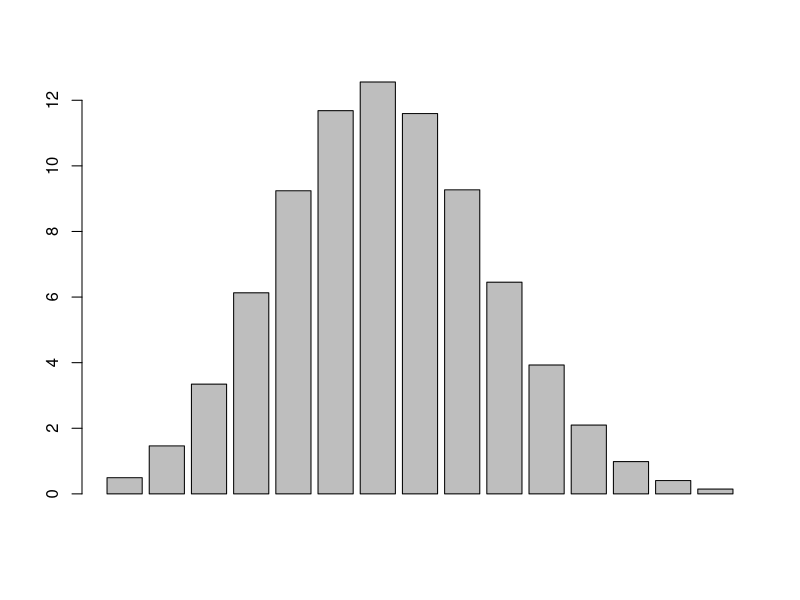
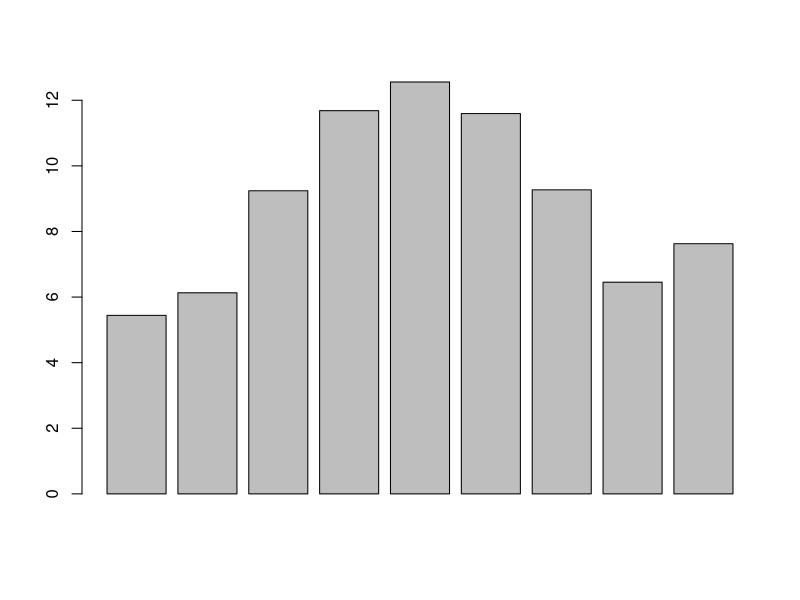
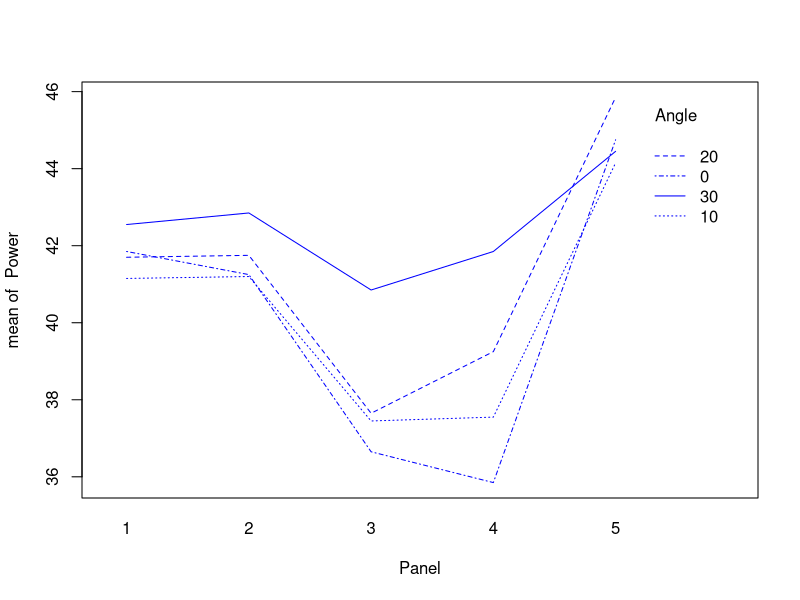

Source code (R) for these figures, in order:
## ---- chunk 1
knitr::opts_chunk$set(echo = TRUE)
## ---- chunk 2
binom.test(12, 17)
## ---- chunk 3
x = c(26.1, 26.6, 27.4, 27.5, 27.8, 28.1, 28.4, 29.5, 29.8, 30.4, 30.4, 31.2, 31.5, 32.9, 33.6, 34.1, 35.9)
y = c(27.4, 28.1, 22.9, 31.3, 16.3, 50.1, 20.0, 24.6, 23.3, 19.3, 24.4, 24.4, 29.5, 27.6, 21.7, 25.4, 39.4)

wilcox.test(x, y, paired = TRUE)


## ---- chunk 4
x = c(26.1, 26.6, 27.4, 27.5, 27.8, 28.1, 28.4, 29.5, 29.8, 30.4, 30.4, 31.2, 31.5, 32.9, 33.6, 34.1, 35.9)
y = c(27.4, 28.1, 22.9, 31.3, 16.3, 50.1, 20.0, 24.6, 23.3, 19.3, 24.4, 24.4, 29.5, 27.6, 21.7, 25.4, 39.4)

t.test(x, y, paired = TRUE)
## ---- chunk 5

B = 20000
n = 17
numRejectionsSign = 0
numRejectionsWilcoxon = 0
numRejectionsT = 0
  
for (i in 1:B) {
  numSuccesses = 0
  sampleDifference = rnorm(n, 3, 5)
  for (number in sampleDifference) {
    if (sign(number) == 1) {
      numSuccesses = numSuccesses + 1
    }
  }
  if (binom.test(numSuccesses, n)$p.value < 0.05) {
    numRejectionsSign = numRejectionsSign + 1
  }
  if (wilcox.test(sampleDifference)$p.value < 0.05) {
    numRejectionsWilcoxon = numRejectionsWilcoxon + 1
  }
  if (t.test(sampleDifference)$p.value < 0.05) {
    numRejectionsT = numRejectionsT + 1
  }
}

powerSign = numRejectionsSign / B
powerWilcoxon = numRejectionsWilcoxon / B
powerT = numRejectionsT / B

cat("Simulated power of sign test: ", powerSign, "\n")
cat("Simulated power of Wilcoxon test: ", powerWilcoxon, "\n")
cat("Simulated power of t-test: ", powerT, "\n")

## ---- chunk 6
germinations = c(3, 4, 5, 6, 7, 8 ,9, 10, 11, 12, 13, 17)
count = c(1, 2, 2, 4, 10, 16, 9, 11, 13, 4, 7, 1)

experiments = data.frame(germinations, count)

data = rep(experiments$germinations, experiments$count)

p1 = prop.test(sum(data), 80*30)

p1

prop.estimate = as.numeric(p1$estimate)

## ---- chunk 7
barplot(dbinom(3:17, 30, prop.estimate) * 80)
X1 <- cut(data, breaks = c(0, 5.5, 6.5, 7.5, 8.5, 9.5, 10.5, 11.5, 12.5, Inf))
T1 <- table(X1)
grouped.data <- as.numeric(T1)

p <- c(pbinom(5, 30, prop.estimate), dbinom(6:12, 30, prop.estimate), 1 - pbinom(12, 30, prop.estimate))

barplot(p * 80)

## ---- chunk 8

chi1 = chisq.test(x=grouped.data, p = p)

chi1

X.squared = unname(chi1$statistic)

# recalculate the p-value using the correct degrees of freedom

1 - pchisq(unname(X.squared), length(grouped.data) - 2)

## ---- chunk 9
Angle = c(rep(seq(0,30,10), each=10))

Panel = c(rep(rep(1:5, each = 2), 4))

Power = c(42.3, 41.4, 42.2, 40.3, 37.6, 35.7, 36.8, 34.9, 45.8, 43.7, 42.1, 40.2, 42.1,  40.3, 38.4, 36.5, 38.0, 37.1, 45.2, 43.1, 42.6, 40.8, 42.7, 40.8, 38.6, 36.7, 40.2, 38.3, 46.9, 44.8, 43.6, 41.5, 43.8, 41.9, 41.9, 39.8, 42.9, 40.8, 45.4, 43.5)

data = data.frame(Angle, Panel, Power)

model1 = lm(Power ~ factor(Angle) + factor(Panel), data = data)

anova(model1)

## ---- chunk 10
model2 = lm(Power ~ factor(Angle) * factor(Panel), data = data)

anova(model2)

with(data, interaction.plot(Panel, Angle, Power, col = "blue"))
